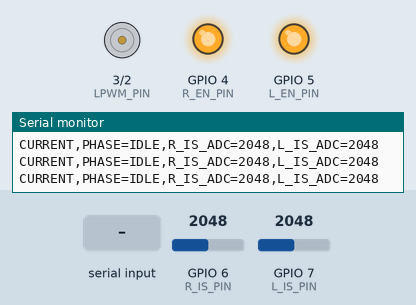
This sketch was run on a simulated ESP32-S3. Parts: motor-driver pin pairs drawn as motors (green arrow = first pin HIGH = forward, orange = second pin HIGH = backward, longer = more drive), output pins drawn as LEDs (lit = HIGH), the last lines printed to the serial monitor. Inputs (shaded band) come from the test bench; at power-on: GPIO 6 (R_IS_PIN) = 2048, GPIO 7 (L_IS_PIN) = 2048 (analog values on the 0–4095 scale).

Above: at 1.2 s.
1.3 s: "START\n" received over Serial
At 1.8 s:
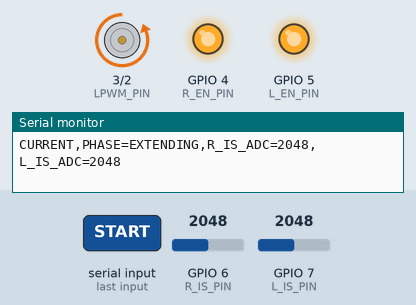
2.8 s: "1\n" received over Serial
At 8.7 s:
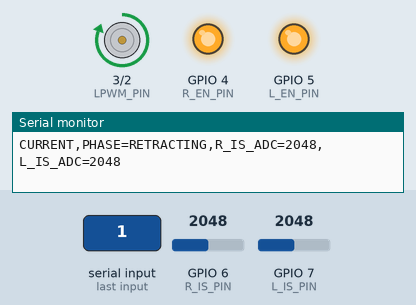
Timing chart, 0 to 12.8 s (numbered marks = the images above; inputs shaded):
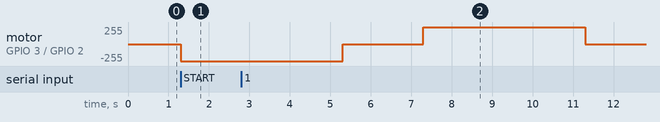

Measured:
- after the input at 1.3 s, motor on GPIO 3 (LPWM_PIN) / GPIO 2 (RPWM_PIN): stopped → backward 255/255 at once

The sketch:

v3_actuator_current_monitor.ino
```cpp
#include <Arduino.h>
#include <string.h>

static const uint32_t BAUD_RPI = 115200;
static const int RPWM_PIN = 2;
static const int LPWM_PIN = 3;
static const int R_EN_PIN = 4;
static const int L_EN_PIN = 5;
static const int R_IS_PIN = 6;
static const int L_IS_PIN = 7;

static const unsigned long EXTEND_DURATION_MS = 4000;
static const unsigned long STOP_DURATION_MS = 2000;
static const unsigned long RETRACT_DURATION_MS = 4000;
static const unsigned long CURRENT_REPORT_INTERVAL_MS = 100;
static const size_t COMMAND_BUFFER_SIZE = 16;

enum TestPhase {
  IDLE,
  EXTENDING,
  STOPPING_AFTER_EXTEND,
  RETRACTING,
  STOPPING_AFTER_RETRACT
};

static TestPhase testPhase = IDLE;
static unsigned long phaseStartedAt = 0;
static unsigned long lastCurrentReportAt = 0;
static char serialCommand[COMMAND_BUFFER_SIZE];
static size_t serialCommandLength = 0;
static bool serialCommandOverflow = false;
static char serial0Command[COMMAND_BUFFER_SIZE];
static size_t serial0CommandLength = 0;
static bool serial0CommandOverflow = false;

static void stopActuator() {
  digitalWrite(RPWM_PIN, LOW);
  digitalWrite(LPWM_PIN, LOW);
}

static void setActuatorDirection(bool extend) {
  digitalWrite(RPWM_PIN, extend ? HIGH : LOW);
  digitalWrite(LPWM_PIN, extend ? LOW : HIGH);
}

static void reportStatus(const char *message) {
  Serial.println(message);
  Serial0.println(message);
}

static void startTest() {
  if (testPhase != IDLE) {
    reportStatus("BUSY");
    return;
  }

  testPhase = EXTENDING;
  phaseStartedAt = millis();
  setActuatorDirection(true);
  reportStatus("TEST_STARTED");
}

static void processCommand(const char *command) {
  if (strcmp(command, "START") == 0) {
    startTest();
  } else {
    reportStatus("UNKNOWN_COMMAND");
  }
}

static void pollCommandPort(
    Stream &port,
    char *buffer,
    size_t &length,
    bool &overflow) {
  while (port.available() > 0) {
    const char incoming = static_cast<char>(port.read());
    if (incoming == '\r') {
      continue;
    }

    if (incoming == '\n') {
      if (!overflow && length > 0) {
        buffer[length] = '\0';
        processCommand(buffer);
      }
      length = 0;
      overflow = false;
      continue;
    }

    if (!overflow) {
      if (length < COMMAND_BUFFER_SIZE - 1) {
        buffer[length++] = incoming;
      } else {
        overflow = true;
      }
    }
  }
}

static const char *phaseName() {
  switch (testPhase) {
    case EXTENDING:
      return "EXTENDING";
    case STOPPING_AFTER_EXTEND:
      return "STOP_AFTER_EXTEND";
    case RETRACTING:
      return "RETRACTING";
    case STOPPING_AFTER_RETRACT:
      return "STOP_AFTER_RETRACT";
    case IDLE:
    default:
      return "IDLE";
  }
}

static void reportCurrentValues(unsigned long now) {
  if (now - lastCurrentReportAt < CURRENT_REPORT_INTERVAL_MS) {
    return;
  }
  lastCurrentReportAt = now;

  const int rCurrentAdc = analogRead(R_IS_PIN);
  const int lCurrentAdc = analogRead(L_IS_PIN);
  char message[80];
  snprintf(message, sizeof(message), "CURRENT,PHASE=%s,R_IS_ADC=%d,L_IS_ADC=%d",
           phaseName(), rCurrentAdc, lCurrentAdc);
  reportStatus(message);
}

static void updateTest(unsigned long now) {
  switch (testPhase) {
    case EXTENDING:
      if (now - phaseStartedAt >= EXTEND_DURATION_MS) {
        stopActuator();
        testPhase = STOPPING_AFTER_EXTEND;
        phaseStartedAt = now;
        reportStatus("PHASE,STOP_AFTER_EXTEND");
      }
      break;

    case STOPPING_AFTER_EXTEND:
      if (now - phaseStartedAt >= STOP_DURATION_MS) {
        testPhase = RETRACTING;
        phaseStartedAt = now;
        setActuatorDirection(false);
        reportStatus("PHASE,RETRACTING");
      }
      break;

    case RETRACTING:
      if (now - phaseStartedAt >= RETRACT_DURATION_MS) {
        stopActuator();
        testPhase = STOPPING_AFTER_RETRACT;
        phaseStartedAt = now;
        reportStatus("PHASE,STOP_AFTER_RETRACT");
      }
      break;

    case STOPPING_AFTER_RETRACT:
      if (now - phaseStartedAt >= STOP_DURATION_MS) {
        stopActuator();
        testPhase = IDLE;
        reportStatus("TEST_COMPLETE");
      }
      break;

    case IDLE:
      break;
  }
}

void setup() {
  pinMode(RPWM_PIN, OUTPUT);
  pinMode(LPWM_PIN, OUTPUT);
  pinMode(R_EN_PIN, OUTPUT);
  pinMode(L_EN_PIN, OUTPUT);
  pinMode(R_IS_PIN, INPUT);
  pinMode(L_IS_PIN, INPUT);
  analogReadResolution(12);
  stopActuator();

  digitalWrite(R_EN_PIN, HIGH);
  digitalWrite(L_EN_PIN, HIGH);

  Serial.begin(BAUD_RPI);
  Serial0.begin(BAUD_RPI);
}

void loop() {
  pollCommandPort(
      Serial, serialCommand, serialCommandLength, serialCommandOverflow);
  pollCommandPort(
      Serial0, serial0Command, serial0CommandLength, serial0CommandOverflow);

  const unsigned long now = millis();
  updateTest(now);
  reportCurrentValues(now);
}
```
